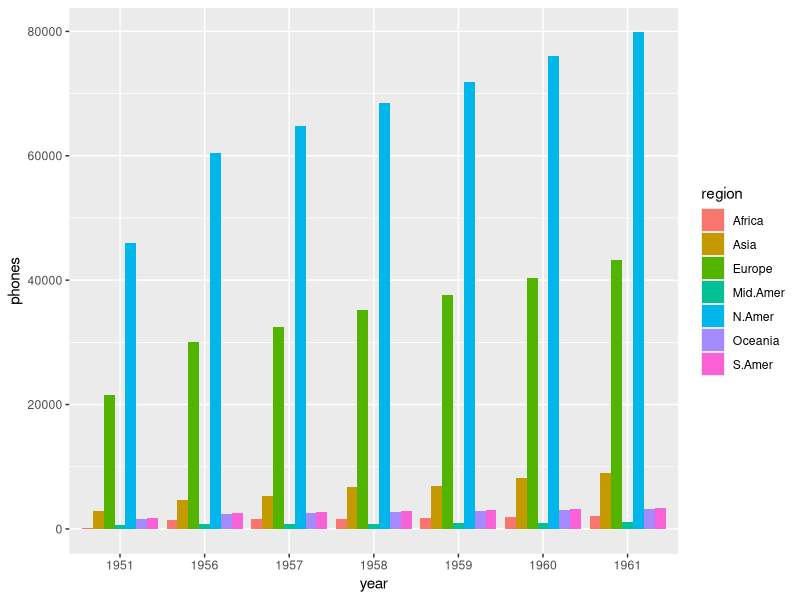
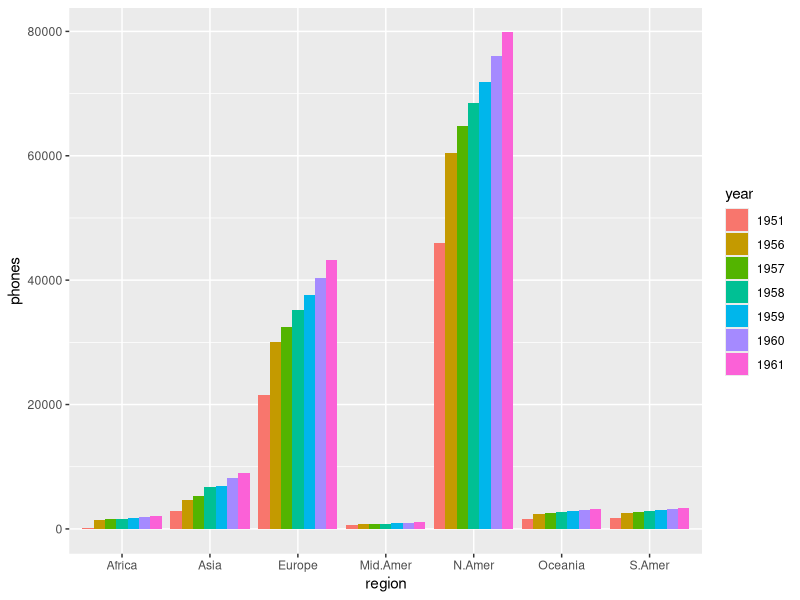
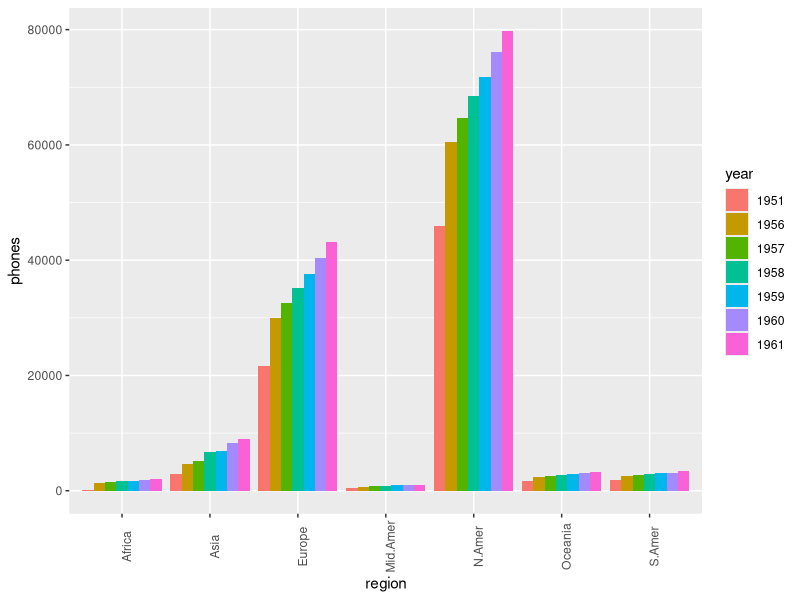
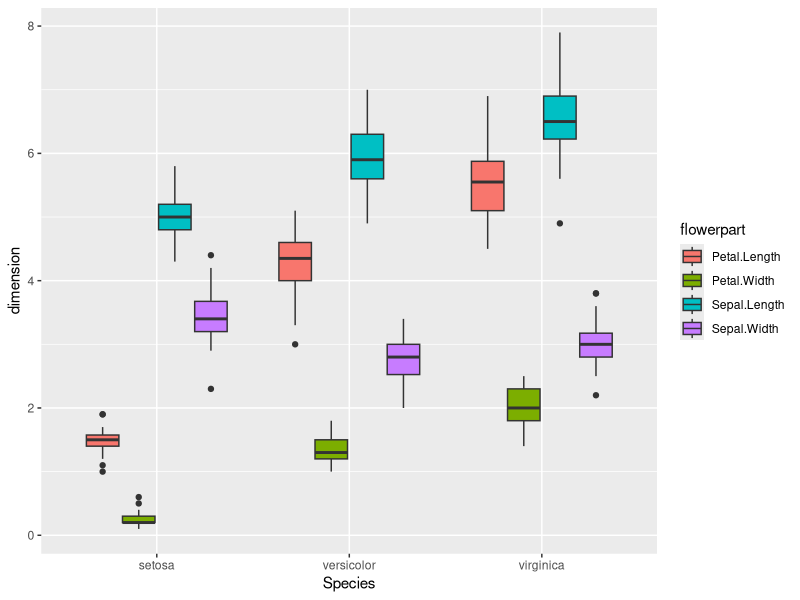
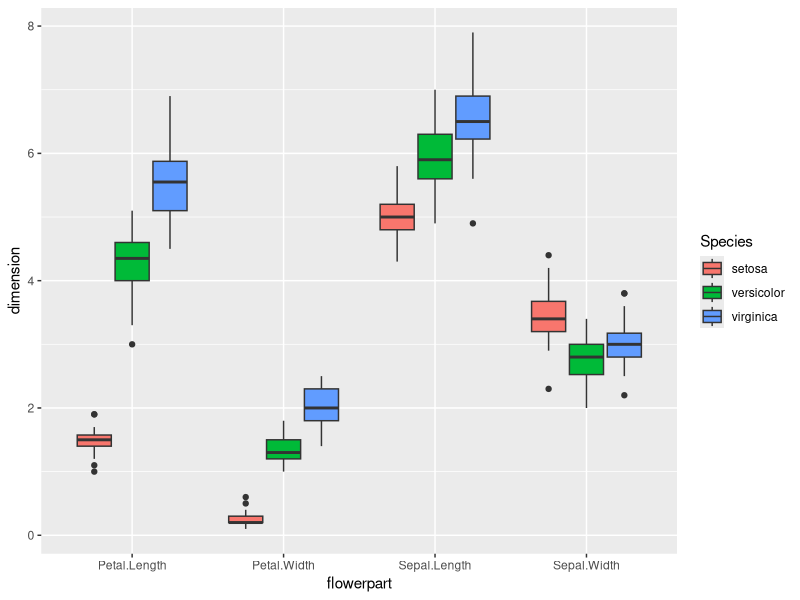
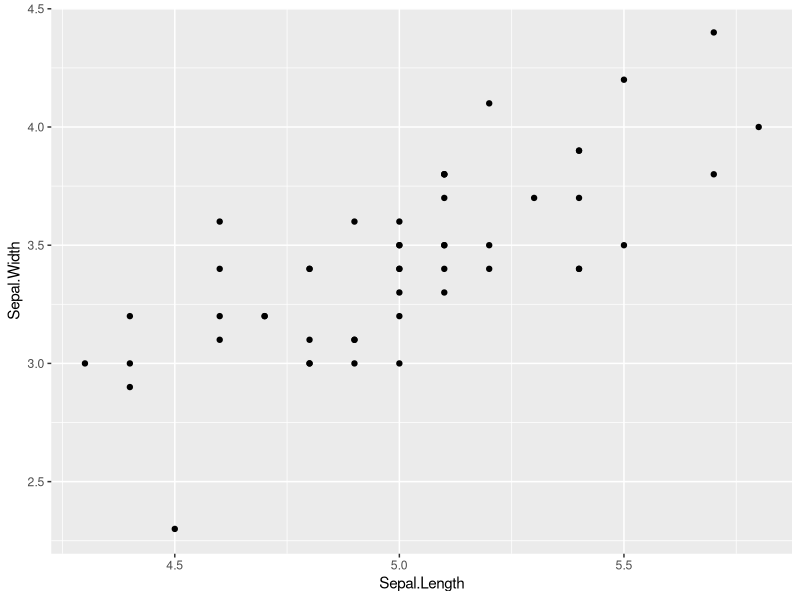
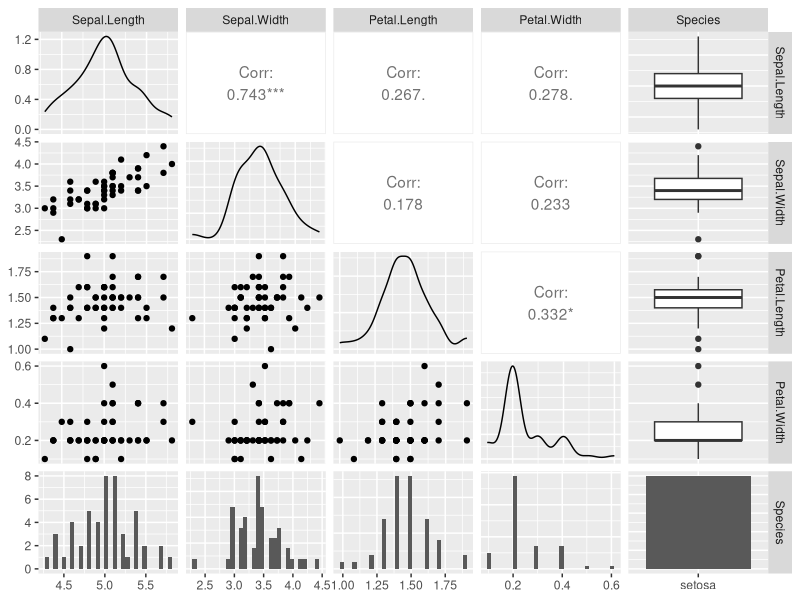
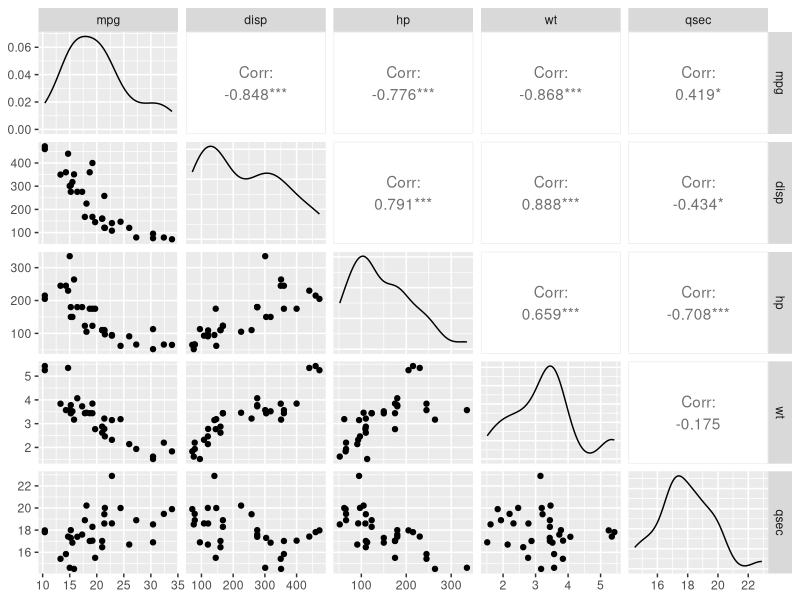

R code for these plots, in order:
## ---- chunk 1
knitr::opts_chunk$set(echo = TRUE)
## ---- chunk 2
data("WorldPhones")
WorldPhones

## ---- chunk 3
str(WorldPhones)
## ---- chunk 4
phone_df=data.frame(t(WorldPhones))
phone_df

## ---- chunk 5
library("tidyverse")

phone_df=phone_df |>rename("1951" = X1951,"1956"=X1956,"1957"=X1957,"1958"=X1958,"1959"=X1959,
                           "1960"=X1960,"1961"=X1961)

## ---- chunk 6
phone_df
## ---- chunk 7
phone_df=phone_df |> mutate(region=rownames(phone_df))
## ---- chunk 8
phone_df
## ---- chunk 9
df_phones_long<-phone_df |> pivot_longer(!region,names_to="year",values_to="phones")

df_phones_long
## ---- chunk 10
library(ggplot2)

ggplot(df_phones_long,aes(x=year, y=phones,fill=region))+geom_bar(stat="identity",position="dodge")
## ---- chunk 11
library(ggplot2)

ggplot(df_phones_long,aes(x=region, y=phones,fill=year))+geom_bar(stat="identity",position="dodge")
## ---- chunk 12
ggplot(df_phones_long,aes(x=region, y=phones,fill=year))+geom_bar(stat="identity",position="dodge") + theme(axis.text.x = element_text(angle = 90))
## ---- chunk 13
data(iris)
head(iris)
## ---- chunk 14
iris_df=iris |> mutate(FlowerID=rownames(iris))
## ---- chunk 15
iris_df
## ---- chunk 16
iris_df_long<-iris_df |> pivot_longer(!FlowerID & !Species,names_to="flowerpart",values_to="dimension")

iris_df_long
## ---- chunk 17
ggplot(
  iris_df_long,
  mapping=aes(x=Species,y=dimension,fill=flowerpart)
       ) + geom_boxplot()
## ---- chunk 18
ggplot(
  iris_df_long,
  mapping=aes(x=flowerpart,y=dimension,fill=Species)
       ) + geom_boxplot()
## ---- chunk 19
df_setosa= iris |> filter(Species=='setosa')

head(df_setosa)
## ---- chunk 20
library("ggplot2")
ggplot(df_setosa,aes(x=Sepal.Length,y=Sepal.Width))+geom_point()

## ---- chunk 21
cor(df_setosa$Sepal.Length,df_setosa$Sepal.Width)

## ---- chunk 22
iris |>group_by(Species) |>summarize(R=cor(Sepal.Length,Sepal.Width))
## ---- chunk 23
library('GGally')
ggpairs(df_setosa)

## ---- chunk 24
data(mtcars)
## ---- chunk 25
mtcars_few <- mtcars |> select(mpg, disp, hp, wt, qsec)
mtcars_few
## ---- chunk 26
ggpairs(mtcars_few)
## ---- chunk 27
mtcars_few_long<-mtcars_few |> 
  mutate(Make_Model=rownames(mtcars_few)) |> 
  pivot_longer(!Make_Model,names_to="characteristic",values_to="value")

mtcars_few_long
## ---- chunk 28
ggplot(
  mtcars_few_long,
  mapping=aes(x=Make_Model,y=value,fill=characteristic)
       ) + geom_boxplot() + theme(axis.text.x = element_text(angle = 90))
## ---- chunk 29
mtcars_few_long<-head(mtcars_few_long,15)
## ---- chunk 30
ggplot(
  mtcars_few_long,
  mapping=aes(x=Make_Model,y=value,fill=characteristic)
       ) + geom_boxplot() + theme(axis.text.x = element_text(angle = 90))
